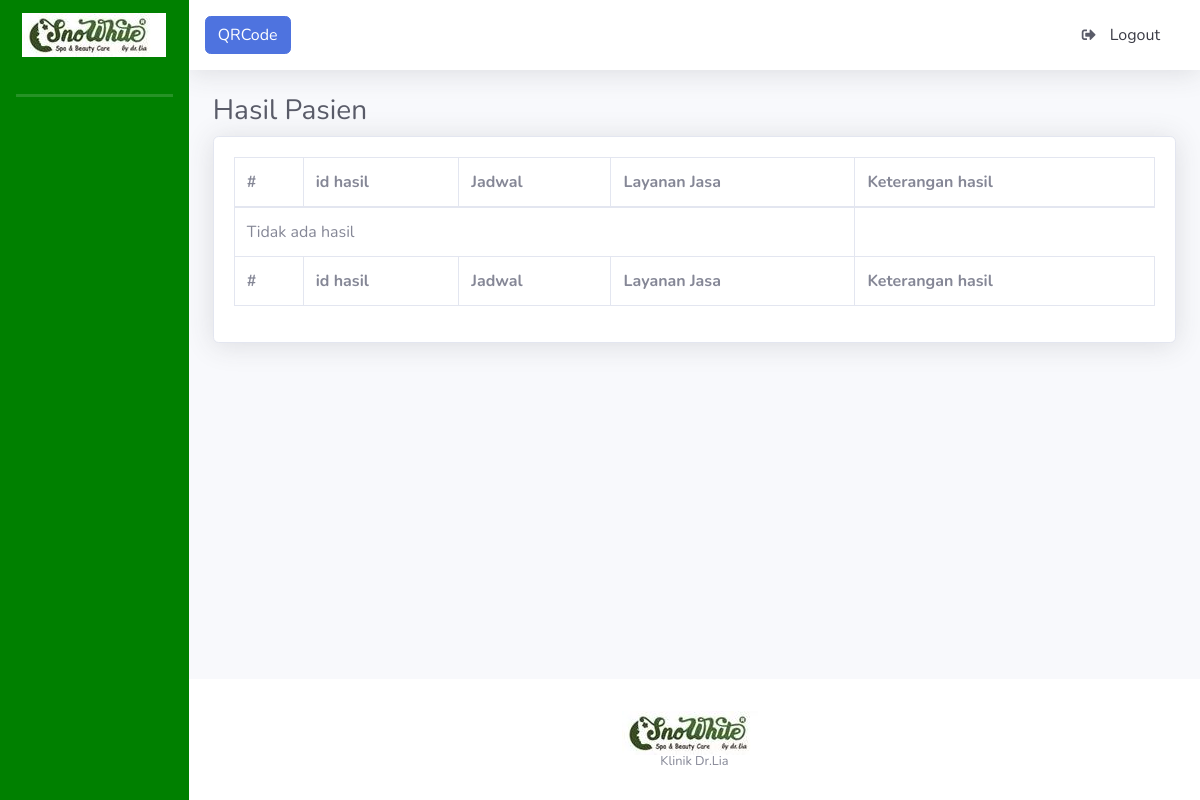
The page /index.php/hasil on the database as committed earlier.
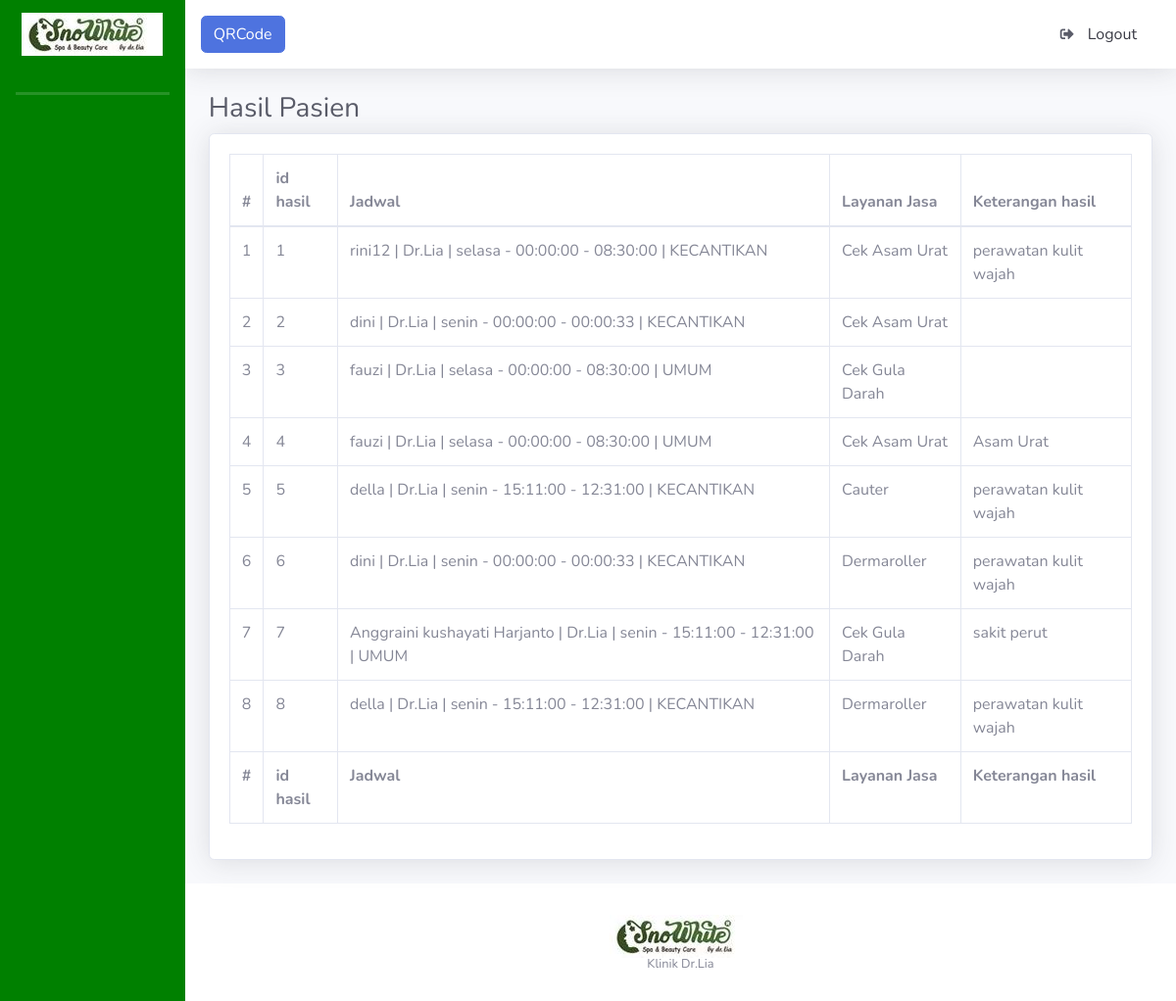
The same page on the database as committed later.
### tables this page shows
CREATE TABLE `tb_hasil` (
  `id_hasil` bigint(20) NOT NULL,
  `id_jadwal` bigint(20) NOT NULL,
  `id_jasa` bigint(20) NOT NULL,
  `keterangan_hasil` text NOT NULL
);

CREATE TABLE `tb_pasien` (
  `id_pasien` bigint(20) NOT NULL,
  `nama_pasien` varchar(50) NOT NULL,
  `jenis_kelamin` enum('L','P') NOT NULL,
  `email_pasien` varchar(100) NOT NULL,
  `kontak_pasien` varchar(15) NOT NULL,
  `alamat_pasien` text NOT NULL,
  `tanggal_lahir` date NOT NULL,
  `golongan_darah` enum('A','B','O','AB') NOT NULL,
  `password_pasien` varchar(255) NOT NULL,
  `kode_verivikasi` varchar(6) NOT NULL,
  `qr_code` varchar(255) NOT NULL
);

CREATE TABLE `tb_dokter` (
  `id_dokter` bigint(20) NOT NULL,
  `nama_dokter` varchar(30) NOT NULL,
  `email_dokter` varchar(100) NOT NULL,
  `password_dokter` varchar(32) NOT NULL,
  `current_password` varchar(32) NOT NULL
);

CREATE TABLE `tb_piket` (
  `id_piket` bigint(20) NOT NULL,
  `id_dokter` bigint(20) NOT NULL,
  `hari` enum('senin','selasa','rabo','kamis','jumat') NOT NULL,
  `jam_mulai` time NOT NULL,
  `jam_selesai` time NOT NULL
);

CREATE TABLE `tb_layanan` (
  `id_layanan` bigint(20) NOT NULL,
  `nama_layanan` enum('UMUM','KECANTIKAN') NOT NULL
);

CREATE TABLE `tb_jasa_layanan` (
  `id_layanan` bigint(20) NOT NULL,
  `nama_jasa` varchar(100) NOT NULL,
  `harga` int(11) NOT NULL,
  `kategori` bigint(20) NOT NULL
);

### application/controllers/Hasil.php (called while the page is built, shortened)
<?php
class Hasil extends CI_Controller {
	public function index()
	{
		$this->db->join('tb_jadwal', 'tb_jadwal.id_jadwal=tb_hasil.id_jadwal');
		$this->db->join('tb_pasien', 'tb_pasien.id_pasien=tb_jadwal.id_pasien');
		$this->db->join('tb_piket', 'tb_piket.id_piket=tb_jadwal.id_piket');
		$this->db->join('tb_layanan', 'tb_layanan.id_layanan=tb_jadwal.id_layanan');
		$this->db->join('tb_dokter', 'tb_piket.id_dokter=tb_dokter.id_dokter');
		$this->db->join('tb_jasa_layanan', 'tb_jasa_layanan.id_layanan=tb_hasil.id_jasa');
		$parser['p_semuahasil'] = $this->db->get('tb_hasil')->result();
		$this->load->view('hasil/v_daftar', $parser);
	}
}
?>

### index.php (called while the page is built, shortened)
<?php
require_once BASEPATH.'core/CodeIgniter.php';

### application/views/hasil/v_daftar.php (the view, shortened to what this page needs)
<!DOCTYPE html>
<html lang="en">
<head>
  <link href="<?php echo base_url(); ?>tema/admin/vendor/fontawesome-free/css/all.min.css" rel="stylesheet" type="text/css">
  <link href="<?php echo base_url(); ?>tema/admin/css/sb-admin-2.min.css" rel="stylesheet">
  <link href="vendor/datatables/dataTables.bootstrap4.min.css" rel="stylesheet">
</head>
<body id="page-top">
  <div id="wrapper">
    <div id="content-wrapper" class="d-flex flex-column">
      <div id="content">
        <div class="container-fluid">
          <h1 class="h3 mb-2 text-gray-800">Hasil Pasien</h1>
         <div class="card shadow mb-4">
          <div class="card-body">
            <div class="table-responsive">
              <table class="table table-bordered" id="dataTable" width="100%" cellspacing="0">
                <thead>
                  <tr>
                   <th>#</th>
                   <th>id hasil</th>
                   <th>Jadwal</th>
                   <th>Layanan Jasa</th>
                   <th>Keterangan hasil</th>
                 </tr>
               </thead>
               <tfoot>
                <tr>
                  <th>#</th>
                  <th>id hasil</th>
                  <th>Jadwal</th>
                  <th>Layanan Jasa</th>
                  <th>Keterangan hasil</th>
                </tr>
              </tfoot>
              <tbody>
               <?php if(count($p_semuahasil) > 0) { ?>
               <?php $no = 1; ?>
               <?php foreach ($p_semuahasil as $data) { ?>
               <tr>
                <td><?php echo $no++; ?></td>
                <td><?php echo $data->id_hasil; ?></td>
                <td><?php echo $data->nama_pasien." | ".$data->nama_dokter." | ".$data->hari." - ".$data->jam_mulai." - ".$data->jam_selesai." | ".$data->nama_layanan; ?></td>
                <td><?php echo $data->nama_jasa; ?></td>
                <td><?php echo $data->keterangan_hasil; ?></td>
            </tr>
            <?php } ?>
            <?php } else { ?>
            <tr>
              <td colspan="4">Tidak ada hasil</td>
            </tr>
            <?php } ?>
          </tbody>
        </table>
      </div>
    </div>
  </div>
</div>
</div>

Rows that differ between the two databases and show on the page:
now on this page (row edited): tb_hasil: id_hasil "1", tb_pasien.nama_pasien "rini12", tb_dokter.nama_dokter "Dr.Lia", tb_piket.hari "selasa", tb_piket.jam_mulai "00:00:00", tb_piket.jam_selesai "08:30:00", tb_layanan.nama_layanan "KECANTIKAN", id_jasa.nama_jasa "Cek Asam Urat", keterangan_hasil "perawatan kulit wajah"
added tb_hasil: id_hasil "2", tb_pasien.nama_pasien "dini", tb_dokter.nama_dokter "Dr.Lia", tb_piket.hari "senin", tb_piket.jam_mulai "00:00:00", tb_piket.jam_selesai "00:00:33", tb_layanan.nama_layanan "KECANTIKAN", id_jasa.nama_jasa "Cek Asam Urat"
added tb_hasil: id_hasil "3", tb_pasien.nama_pasien "fauzi", tb_dokter.nama_dokter "Dr.Lia", tb_piket.hari "selasa", tb_piket.jam_mulai "00:00:00", tb_piket.jam_selesai "08:30:00", tb_layanan.nama_layanan "UMUM", id_jasa.nama_jasa "Cek Gula Darah"
added tb_hasil: id_hasil "4", tb_pasien.nama_pasien "fauzi", tb_dokter.nama_dokter "Dr.Lia", tb_piket.hari "selasa", tb_piket.jam_mulai "00:00:00", tb_piket.jam_selesai "08:30:00", tb_layanan.nama_layanan "UMUM", id_jasa.nama_jasa "Cek Asam Urat", keterangan_hasil "Asam Urat"
added tb_hasil: id_hasil "5", tb_pasien.nama_pasien "della", tb_dokter.nama_dokter "Dr.Lia", tb_piket.hari "senin", tb_piket.jam_mulai "15:11:00", tb_piket.jam_selesai "12:31:00", tb_layanan.nama_layanan "KECANTIKAN", id_jasa.nama_jasa "Cauter", keterangan_hasil "perawatan kulit wajah"
added tb_hasil: id_hasil "6", tb_pasien.nama_pasien "dini", tb_dokter.nama_dokter "Dr.Lia", tb_piket.hari "senin", tb_piket.jam_mulai "00:00:00", tb_piket.jam_selesai "00:00:33", tb_layanan.nama_layanan "KECANTIKAN", id_jasa.nama_jasa "Dermaroller", keterangan_hasil "perawatan kulit wajah"
added tb_hasil: id_hasil "7", tb_pasien.nama_pasien "Anggraini kushayati Harjanto", tb_dokter.nama_dokter "Dr.Lia", tb_piket.hari "senin", tb_piket.jam_mulai "15:11:00", tb_piket.jam_selesai "12:31:00", tb_layanan.nama_layanan "UMUM", id_jasa.nama_jasa "Cek Gula Darah", keterangan_hasil "sakit perut"
added tb_hasil: id_hasil "8", tb_pasien.nama_pasien "della", tb_dokter.nama_dokter "Dr.Lia", tb_piket.hari "senin", tb_piket.jam_mulai "15:11:00", tb_piket.jam_selesai "12:31:00", tb_layanan.nama_layanan "KECANTIKAN", id_jasa.nama_jasa "Dermaroller", keterangan_hasil "perawatan kulit wajah"
Other text that changed with them:
text no longer shown: "Tidak ada hasil"
